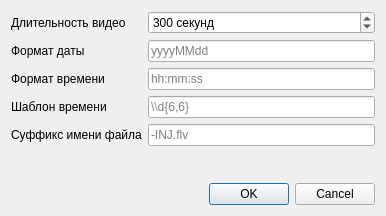
<?xml version="1.0" encoding="UTF-8"?>
<ui version="4.0">
 <class>SettingsForm</class>
 <widget class="QDialog" name="SettingsForm">
  <property name="geometry">
   <rect>
    <x>0</x>
    <y>0</y>
    <width>386</width>
    <height>216</height>
   </rect>
  </property>
  <property name="windowTitle">
   <string>Общие настройки</string>
  </property>
  <layout class="QVBoxLayout" name="verticalLayout">
   <item>
    <layout class="QFormLayout" name="formLayout">
     <property name="fieldGrowthPolicy">
      <enum>QFormLayout::AllNonFixedFieldsGrow</enum>
     </property>
     <item row="1" column="1">
      <widget class="QLineEdit" name="lineEdit_DateFormat">
       <property name="placeholderText">
        <string>yyyyMMdd</string>
       </property>
      </widget>
     </item>
     <item row="1" column="0">
      <widget class="QLabel" name="label">
       <property name="text">
        <string>Формат даты</string>
       </property>
      </widget>
     </item>
     <item row="2" column="0">
      <widget class="QLabel" name="label_2">
       <property name="text">
        <string>Формат времени</string>
       </property>
      </widget>
     </item>
     <item row="2" column="1">
      <widget class="QLineEdit" name="lineEdit_TimeFormat">
       <property name="placeholderText">
        <string>hh:mm:ss</string>
       </property>
      </widget>
     </item>
     <item row="3" column="1">
      <widget class="QLineEdit" name="lineEdit_TimePattern">
       <property name="placeholderText">
        <string>\\d{6,6}</string>
       </property>
      </widget>
     </item>
     <item row="3" column="0">
      <widget class="QLabel" name="label_3">
       <property name="text">
        <string>Шаблон времени</string>
       </property>
      </widget>
     </item>
     <item row="4" column="1">
      <widget class="QLineEdit" name="lineEdit_FileNameSuffix">
       <property name="placeholderText">
        <string>-INJ.flv</string>
       </property>
      </widget>
     </item>
     <item row="4" column="0">
      <widget class="QLabel" name="label_4">
       <property name="text">
        <string>Суффикс имени файла</string>
       </property>
      </widget>
     </item>
     <item row="0" column="0">
      <widget class="QLabel" name="label_5">
       <property name="text">
        <string>Длительность видео</string>
       </property>
      </widget>
     </item>
     <item row="0" column="1">
      <widget class="QSpinBox" name="spinBox_LenghtVideo">
       <property name="accelerated">
        <bool>true</bool>
       </property>
       <property name="suffix">
        <string> секунд</string>
       </property>
       <property name="maximum">
        <number>100000</number>
       </property>
       <property name="value">
        <number>300</number>
       </property>
      </widget>
     </item>
    </layout>
   </item>
   <item>
    <widget class="QDialogButtonBox" name="buttonBox">
     <property name="orientation">
      <enum>Qt::Horizontal</enum>
     </property>
     <property name="standardButtons">
      <set>QDialogButtonBox::Cancel|QDialogButtonBox::Ok</set>
     </property>
    </widget>
   </item>
  </layout>
 </widget>
 <tabstops>
  <tabstop>spinBox_LenghtVideo</tabstop>
  <tabstop>lineEdit_DateFormat</tabstop>
  <tabstop>lineEdit_TimeFormat</tabstop>
  <tabstop>lineEdit_TimePattern</tabstop>
  <tabstop>lineEdit_FileNameSuffix</tabstop>
  <tabstop>buttonBox</tabstop>
 </tabstops>
 <resources/>
 <connections>
  <connection>
   <sender>buttonBox</sender>
   <signal>accepted()</signal>
   <receiver>SettingsForm</receiver>
   <slot>accept()</slot>
   <hints>
    <hint type="sourcelabel">
     <x>257</x>
     <y>206</y>
    </hint>
    <hint type="destinationlabel">
     <x>157</x>
     <y>215</y>
    </hint>
   </hints>
  </connection>
  <connection>
   <sender>buttonBox</sender>
   <signal>rejected()</signal>
   <receiver>SettingsForm</receiver>
   <slot>reject()</slot>
   <hints>
    <hint type="sourcelabel">
     <x>325</x>
     <y>206</y>
    </hint>
    <hint type="destinationlabel">
     <x>286</x>
     <y>215</y>
    </hint>
   </hints>
  </connection>
 </connections>
</ui>
